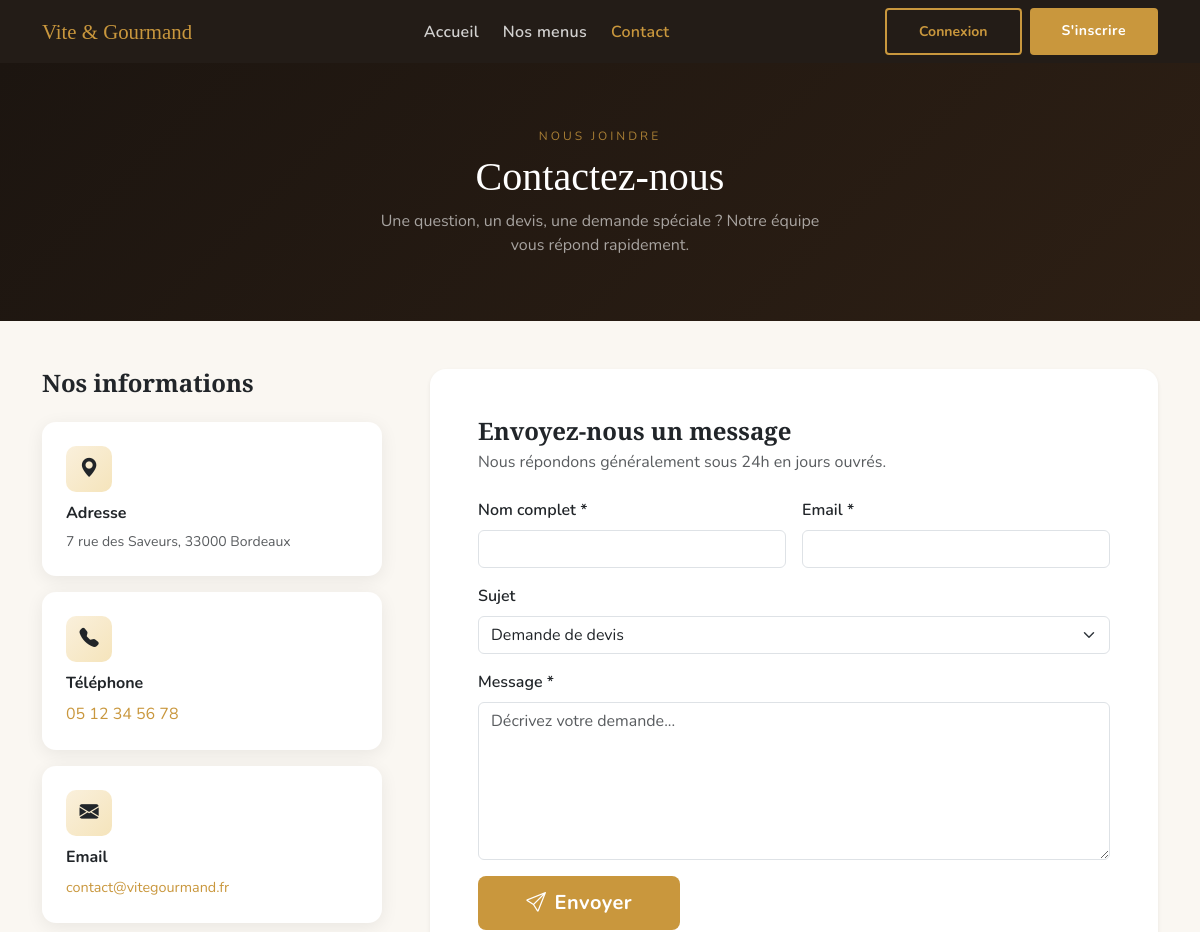
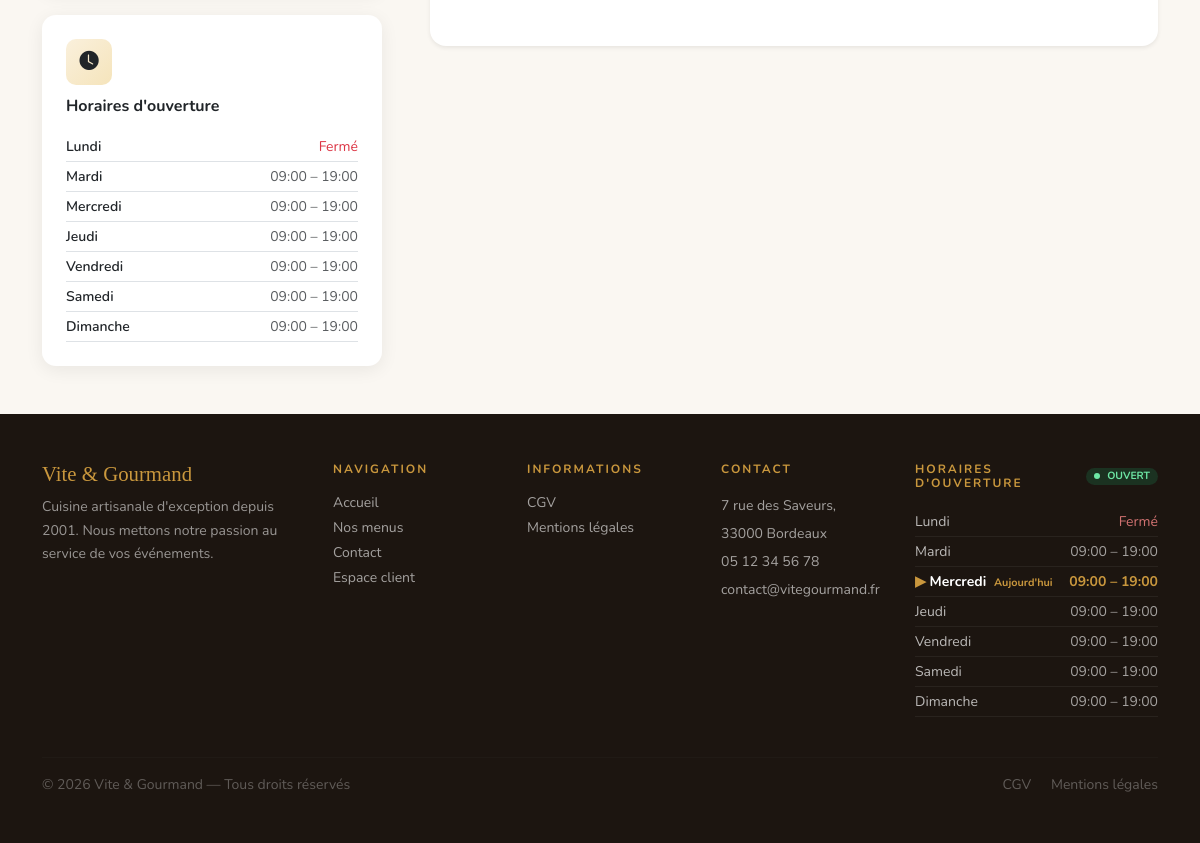
The page /contact.php on the database its author committed (2 pictures, top to bottom).
### tables this page shows
CREATE TABLE `horaires` (
  `id` int(11) NOT NULL,
  `jour` varchar(20) NOT NULL,
  `heure_ouverture` varchar(5) DEFAULT '09:00',
  `heure_fermeture` varchar(5) DEFAULT '19:00',
  `ferme` tinyint(1) DEFAULT 0
);

### contact.php (the view, shortened to what this page needs)
<?php
include 'includes/db.php';
$horaires_rows = $pdo->query("SELECT * FROM horaires ORDER BY id")-> fetchAll();
foreach($horaires_rows as $h) {
    $horaires[$h['jour']] = $h;
}
?>
<!DOCTYPE html>
<html lang="fr">
<head>
    <link rel="stylesheet" href="https://cdn.jsdelivr.net/npm/bootstrap@5.3.0/dist/css/bootstrap.min.css">
    <link rel="stylesheet" href="https://cdn.jsdelivr.net/npm/bootstrap-icons@1.11.0/font/bootstrap-icons.css">
    <link rel="stylesheet" href="css/global.css">
    <link rel="stylesheet" href="css/public.css">
</head>
<body>
    <?php include 'includes/partials/public_nav.php'; ?>
    <div class="page-hero">
        <div class="container">
            <p style="color:rgba(201,151,61,.8);font-size:.75rem;letter-spacing:3px;text-transform:uppercase;margin-bottom:.5rem;">Nous joindre</p>
            <h1 style="font-family:'Playfair Display',serif;color:#fff;">Contactez-nous</h1>
            <p style="color:rgba(255,255,255,.6);max-width:450px;margin:.5rem auto 0;">
                Une question, un devis, une demande spéciale ? Notre équipe vous répond rapidement.
            </p>
        </div>
    </div>
    <div class="container py-5">
        <div class="row g-5">
            <div class="col-lg-4">
                <h4 class="fw-bold mb-4" style="font-family:'Playfair Display',serif;">Nos informations</h4>
                <div class="d-flex flex-column gap-3 mb-4">
                    <div class="info-card">
                        <div class="info-icon"><i class="bi bi-geo-alt-fill"></i></div>
                        <h6 class="fw-bold">Adresse</h6>
                        <p class="text-muted small mb-0">7 rue des Saveurs, 33000 Bordeaux</p>
                    </div>
                    <div class="info-card">
                        <div class="info-icon"><i class="bi bi-telephone-fill"></i></div>
                        <h6 class="fw-bold">Téléphone</h6>
                        <p class="mb-0"><a href="tel:0123456789" style="color:var(--gold);text-decoration:none;">05 12 34 56 78</a></p>
                    </div>
                    <div class="info-card">
                        <div class="info-icon"><i class="bi bi-envelope-fill"></i></div>
                        <h6 class="fw-bold">Email</h6>
                        <p class="mb-0"><a href="mailto:contact@vitegourmand.fr" style="color:var(--gold);text-decoration:none;font-size:.9rem;">contact@vitegourmand.fr</a></p>
                    </div>
                </div>
                <div class="info-card">
                    <div class="info-icon"><i class="bi bi-clock-fill"></i></div>
                    <h6 class="fw-bold mb-3">Horaires d'ouverture</h6>
                    <?php foreach($horaires as $jour=>$h): ?>
                    <div class="d-flex justify-content-between small py-1 border-bottom">
                        <span class="fw-semibold"><?= $jour ?></span>
                        <?php if($h['ferme']): ?><span class="text-danger">Fermé</span>
                        <?php else: ?><span class="text-muted"><?= $h['heure_ouverture'] ?> – <?= $h['heure_fermeture'] ?></span><?php endif; ?>
                    </div>
                    <?php endforeach; ?>
                </div>
            </div>
            <div class="col-lg-8">
                <div class="card border-0 shadow-sm rounded-4 p-4 p-md-5">
                    <h4 class="fw-bold mb-1" style="font-family:'Playfair Display',serif;">Envoyez-nous un message</h4>
                    <p class="text-muted mb-4">Nous répondons généralement sous 24h en jours ouvrés.</p>
                    <form method="post">
                        <div class="row g-3">
                            <div class="col-md-6">
                                <label class="form-label fw-semibold">Nom complet *</label>
                                <input type="text" name="nom" class="form-control" required value="<?= htmlspecialchars($_POST['nom']??(isset($_SESSION['nom'])?$_SESSION['nom']:'')) ?>">
                            </div>
                            <div class="col-md-6">
                                <label class="form-label fw-semibold">Email *</label>
                                <input type="email" name="email" class="form-control" required value="<?= htmlspecialchars($_POST['email']??(isset($_SESSION['email'])?$_SESSION['email']:'')) ?>">
                            </div>
                            <div class="col-12">
                                <label class="form-label fw-semibold">Sujet</label>
                                <select name="sujet" class="form-select">
                                    <option>Demande de devis</option>
                                </select>
                            </div>
                            <div class="col-12">
                                <label class="form-label fw-semibold">Message *</label>
                                <textarea name="message" class="form-control" rows="6" required placeholder="Décrivez votre demande..."><?= htmlspecialchars($_POST['message']??'') ?></textarea>
                            </div>
                            <div class="col-12">
                                <button type="submit" class="btn btn-gold btn-lg px-5">
                                    <i class="bi bi-send me-2"></i>Envoyer
                                </button>
                            </div>
                        </div>
                    </form>
                </div>
            </div>
        </div>
    </div>
    <?php include 'includes/partials/footer.php'; ?>
</body>
</html>

### includes/partials/footer.php (shortened to what this page needs)
<?php
if (!isset($horaires) || !isset($today_fr)) {
    $jours_fr = [
        'Sunday'    => 'Dimanche',
        'Monday'    => 'Lundi',
        'Tuesday'   => 'Mardi',
        'Wednesday' => 'Mercredi',
        'Thursday'  => 'Jeudi',
        'Friday'    => 'Vendredi',
        'Saturday'  => 'Samedi'
    ];
    $today_en = date('l');
    if (isset($jours_fr[$today_en])) {
        $today_fr = $jours_fr[$today_en];
    } else {
        $today_fr = $today_en;
    }
    $horaires = [];
    if (isset($pdo)) {
        $sql_horaires = "SELECT * FROM horaires ORDER BY id";
        $stmt = $pdo->query($sql_horaires);
        if ($stmt) {
            while ($h = $stmt->fetch()) {
                $horaires[$h['jour']] = $h;
            }
        }
    }
}
?>
<footer class="py-5" id="horaires" style="background:var(--dark);">
    <div class="container">
        <div class="row g-5">
             <div class="col-md-3">
                <h5 style="color:var(--gold);font-family:'Playfair Display',serif;font-size:1.3rem;">Vite &amp; Gourmand</h5>
                <p class="small mt-2" style="color:rgba(255,255,255,.55);line-height:1.7;">
                Cuisine artisanale d'exception depuis 2001. Nous mettons notre passion au service de vos événements.
                </p>
            </div>
             <div class="col-md-2">
                <h6 class="fw-bold mb-3" style="color:var(--gold);font-size:.75rem;letter-spacing:2px;text-transform:uppercase;">Navigation</h6>
                <ul class="list-unstyled small" style="color:rgba(255,255,255,.6);">
                    <li class="mb-1"><a href="<?= $base_path ?? '' ?>index.php"   class="footer-link">Accueil</a></li>
                    <li class="mb-1"><a href="<?= $base_path ?? '' ?>menus.php"   class="footer-link">Nos menus</a></li>
                    <li class="mb-1"><a href="<?= $base_path ?? '' ?>contact.php" class="footer-link">Contact</a></li>
                    <li class="mb-1"><a href="<?= $base_path ?? '' ?>login.php"   class="footer-link">Espace client</a></li>
                </ul>
            </div>
             <div class="col-md-2">
                <h6 class="fw-bold mb-3" style="color:var(--gold);font-size:.75rem;letter-spacing:2px;text-transform:uppercase;">Informations</h6>
                <ul class="list-unstyled small">
                    <li class="mb-1"><a href="<?= $base_path ?? '' ?>cgv.php"               class="footer-link">CGV</a></li>
                    <li class="mb-1"><a href="<?= $base_path ?? '' ?>mentions-legales.php"  class="footer-link">Mentions légales</a></li>
                </ul>
            </div>
            <div class="col-md-2">
                <h6 class="fw-bold mb-3" style="color:var(--gold);font-size:.75rem;letter-spacing:2px;
                            text-transform:uppercase;">Contact
                </h6>
                <ul class="list-unstyled small" style="color:rgba(255,255,255,.6);line-height:2;">
                    <li>7 rue des Saveurs, 33000 Bordeaux</li>
                    <li>05 12 34 56 78</li>
                    <li>contact@vitegourmand.fr</li>
                </ul>
            </div>
            <div class="col-md-3">
                <h6 class="fw-bold mb-3 d-flex align-items-center gap-2"
                    style="color:var(--gold);font-size:.75rem;letter-spacing:2px;text-transform:uppercase;">
                    Horaires d'ouverture
                    <?php if (!empty($horaires)): ?>
                        <?php
                        $h_today = $horaires[$today_fr] ?? null;
                        if ($h_today && !$h_today['ferme']):
                        ?>
                            <span class="badge ms-1"
                                  style="background:rgba(25,135,84,.25);color:#6EE7A5;font-size:.65rem;
                                         letter-spacing:0;padding:3px 8px;border-radius:50px;">
                                <span style="display:inline-block;width:6px;height:6px;background:#6EE7A5;
                                             border-radius:50%;margin-right:4px;animation:blink 1.5s infinite;"></span>
                                Ouvert
                            </span>
                        <?php endif; ?>
                    <?php endif; ?>
                </h6>
                <?php if (!empty($horaires)): ?>
                    <div style="color:rgba(255,255,255,.7);">
                        <?php foreach ($horaires as $jour => $h): ?>
                            <?php $isToday = ($jour === $today_fr); ?>
                            <div class="d-flex justify-content-between align-items-center py-1"
                                 style="border-bottom:1px solid rgba(255,255,255,.06);
                                        <?php echo $isToday ? 'color:#fff;' : ''; ?>">
                                <span class="small"
                                      style="font-weight:<?php echo $isToday ? '700' : '400'; ?>;">
                                    <?php if ($isToday): ?>
                                        <span style="color:var(--gold);">▶</span>
                                    <?php endif; ?>
                                    <?php echo htmlspecialchars($jour); ?>
                                    <?php if ($isToday): ?>
                                        <span style="color:var(--gold);font-size:.68rem;margin-left:4px;">
                                            Aujourd'hui
                                        </span>
                                    <?php endif; ?>
                                </span>
                                <?php if (!empty($h['ferme'])): ?>
                                    <span class="small" style="color:rgba(255,138,138,.8);">
                                        Fermé
                                    </span>
                                <?php else: ?>
                                    <span class="small"
                                          style="font-weight:<?php echo $isToday ? '700' : '400'; ?>;
                                                 color:<?php echo $isToday ? 'var(--gold)'
                                                                            : 'rgba(255,255,255,.6)'; ?>;">
                                        <?php echo $h['heure_ouverture']; ?>
                                        –
                                        <?php echo $h['heure_fermeture']; ?>
                                    </span>
                                <?php endif; ?>
                            </div>
                        <?php endforeach; ?>
                    </div>
                <?php else: ?>
                    <p class="small" style="color:rgba(255,255,255,.4);">
                        Horaires non disponibles
                    </p>
                <?php endif; ?>
            </div>
        </div>
        <hr style="border-color:rgba(255,255,255,.08);margin-top:2.5rem;">
        <div class="d-flex flex-wrap justify-content-between align-items-center gap-2">
            <p class="small mb-0" style="color:rgba(255,255,255,.3);">
                © <?php echo date('Y'); ?> Vite &amp; Gourmand — Tous droits réservés
            </p>
            <div class="small" style="color:rgba(255,255,255,.3);">
                <a href="<?php echo $base_path ?? ''; ?>cgv.php"
                   class="footer-link-sm me-3">CGV</a>
                <a href="<?php echo $base_path ?? ''; ?>mentions-legales.php"
                   class="footer-link-sm">Mentions légales</a>
            </div>
        </div>
    </div>
</footer>

### css/global.css (style rules this page uses)
:root { --gold: #C9973D; --warm: #8B6914; --dark: #1C1510; --dark2: #2D1F14; --cream: #FAF7F2; }
body { font-family: 'Nunito', sans-serif; background: var(--cream); }
h1, h2, h3, .display-font { font-family: 'Playfair Display', serif; }
.btn-gold { background: var(--gold); color: #fff; border: none; font-weight: 700; padding: .75rem 2rem; letter-spacing: .5px; }
.page-hero { background: linear-gradient(135deg, var(--dark), var(--dark2)); padding: 4rem 0; text-align: center; }
footer { background: var(--dark); color: rgba(255,255,255,.7); }
footer a { color: var(--gold); text-decoration: none; }

### css/public.css (style rules this page uses)
.info-card { border: none; border-radius: 14px; background: #fff; box-shadow: 0 4px 18px rgba(0,0,0,.07); padding: 1.5rem; }
.info-icon { width: 46px; height: 46px; border-radius: 10px; background: linear-gradient(135deg, #FAF0DC, #F5E4BB); display: flex; align-items: center; justify-content: center; font-size: 1.2rem; margin-bottom: .75rem; }

### includes/partials/footer.php (style rules this page uses)
.footer-link { color:rgba(255,255,255,.6); text-decoration:none; transition:color .2s; }
.footer-link-sm { color:rgba(255,255,255,.3); text-decoration:none; transition:color .2s; }

### rows shown on the page
horaires: jour "Lundi", ferme "Fermé"
horaires: jour "Mardi", heure_ouverture "09:00", heure_fermeture "19:00"
horaires: jour "Mercredi", heure_ouverture "09:00", heure_fermeture "19:00", shows "Aujourd'hui"
horaires: jour "Jeudi", heure_ouverture "09:00", heure_fermeture "19:00"
horaires: jour "Vendredi", heure_ouverture "09:00", heure_fermeture "19:00"
horaires: jour "Samedi", heure_ouverture "09:00", heure_fermeture "19:00"
horaires: jour "Dimanche", heure_ouverture "09:00", heure_fermeture "19:00"
